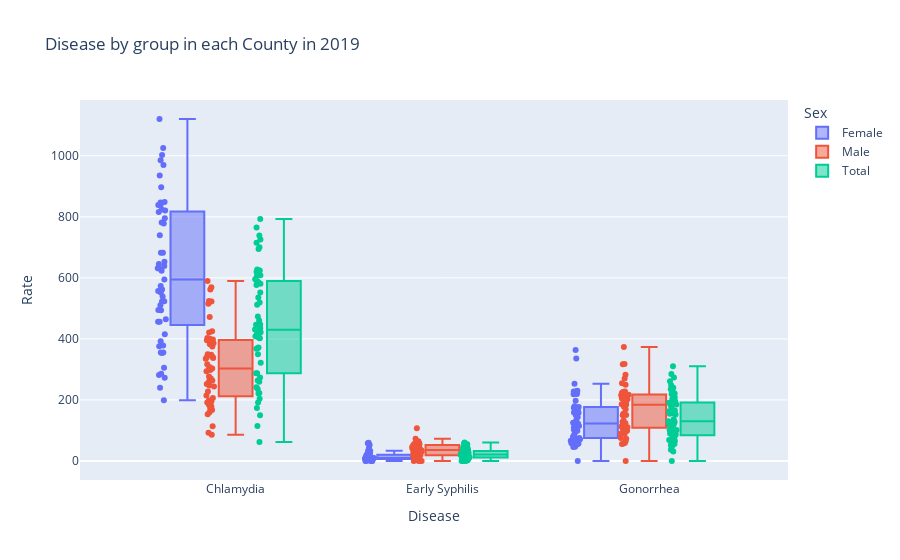

The code cell stored with this chart in its notebook:
### Code cell
import plotly.graph_objects as go

df_p = df3[df3['Year'].astype(str).str.contains('2019')].reset_index()
 
fig = px.box(df_p, x="Disease", y="Rate", color='Sex', points='all',hover_name='County',title='Disease by group in each County in 2019')

fig.show()

### Figure 1 — Plotly figure (JSON) as saved in the notebook; plotly's stock layout.template omitted (floating-point values rounded to 4 significant figures; data arrays with more than 128 entries replaced by an {"elided": "..."} marker saying what was removed)
{"data": [{"alignmentgroup": "True", "boxpoints": "all", "hovertemplate": "<b>%{hovertext}</b><br><br>Sex=Female<br>Disease=%{x}<br>Rate=%{y}<extra></extra>", "hovertext": {"elided": "171 str values"}, "legendgroup": "Female", "marker": {"color": "#636efa"}, "name": "Female", "notched": false, "offsetgroup": "Female", "orientation": "v", "showlegend": true, "type": "box", "x": {"elided": "171 str values"}, "x0": " ", "xaxis": "x", "y": {"elided": "171 float values"}, "y0": " ", "yaxis": "y"}, {"alignmentgroup": "True", "boxpoints": "all", "hovertemplate": "<b>%{hovertext}</b><br><br>Sex=Male<br>Disease=%{x}<br>Rate=%{y}<extra></extra>", "hovertext": {"elided": "171 str values"}, "legendgroup": "Male", "marker": {"color": "#EF553B"}, "name": "Male", "notched": false, "offsetgroup": "Male", "orientation": "v", "showlegend": true, "type": "box", "x": {"elided": "171 str values"}, "x0": " ", "xaxis": "x", "y": {"elided": "171 float values"}, "y0": " ", "yaxis": "y"}, {"alignmentgroup": "True", "boxpoints": "all", "hovertemplate": "<b>%{hovertext}</b><br><br>Sex=Total<br>Disease=%{x}<br>Rate=%{y}<extra></extra>", "hovertext": {"elided": "171 str values"}, "legendgroup": "Total", "marker": {"color": "#00cc96"}, "name": "Total", "notched": false, "offsetgroup": "Total", "orientation": "v", "showlegend": true, "type": "box", "x": {"elided": "171 str values"}, "x0": " ", "xaxis": "x", "y": {"elided": "171 float values"}, "y0": " ", "yaxis": "y"}], "layout": {"boxmode": "group", "legend": {"title": {"text": "Sex"}, "tracegroupgap": 0}, "title": {"text": "Disease by group in each County in 2019"}, "xaxis": {"anchor": "y", "domain": [0, 1], "title": {"text": "Disease"}}, "yaxis": {"anchor": "x", "domain": [0, 1], "title": {"text": "Rate"}}}}
